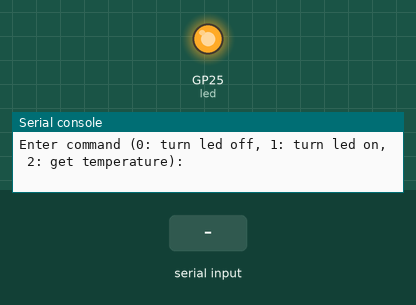
This program was run on a simulated Raspberry Pi Pico running MicroPython. On the bench: output pins drawn as LEDs (lit = HIGH), the last lines printed to the serial console. Inputs (shaded band) come from the test bench.

Above: at 2.2 s.
2.3 s: "0" typed at the serial console, then Enter
At 2.6 s:
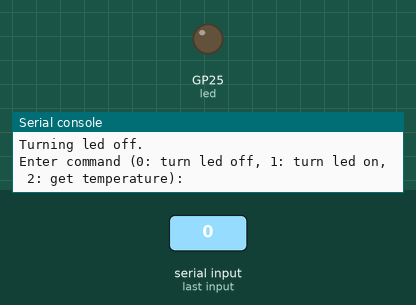
3.8 s: "1" typed at the serial console, then Enter
At 4.9 s:
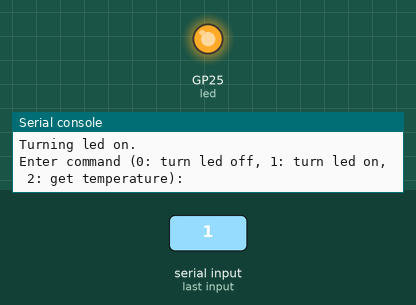
Timing chart, 0 to 6.8 s (numbered marks = the images above; inputs shaded):
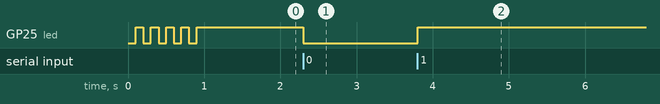

Measured:
- after the input at 2.3 s, GP25 (led): HIGH → LOW at once
- after the input at 3.8 s, GP25 (led): LOW → HIGH at once

The program:

main.py
```python
#!/usr/bin/env python
# -*- coding: utf-8 -*-

"""
Oriëntatie op TI

Voorbeeld voor communicatie met Raspberry Pi Pico. Flash dit bestand
eerst naar de Raspberry Pi Pico. Start dan in de folder serial/PC-serial `main.py` op je laptop/PC.

(c) 2022 Hogeschool Utrecht,
Hagen Patzke (hagen.patzke@hu.nl) en
Tijmen Muller (tijmen.muller@hu.nl)
"""

from machine import Pin, ADC
import time

# Use on-board led
led = Pin(25, Pin.OUT)

# Configure ADC for reading the internal temperature sensor
adc = ADC(4)  # ADC channel 4 is connected to the internal temperature sensor


# Function to read temperature from the internal sensor
def read_temperature():
    temperature_voltage = adc.read_u16() * (3.3 / 65535.0)
    temperature = 27 - (temperature_voltage - 0.706) / 0.001721
    return temperature


# Blink the led to confirm successful flashing
for _ in range(5):
    led(0)
    time.sleep(.1)
    led(1)
    time.sleep(.1)

# Wait for data from the connection
while True:
    data = input("Enter command (0: turn led off, 1: turn led on, 2: get temperature): ")

    print("Received '" + data + "'.")
    if data == '0':
        print("Turning led off.")
        led(0)
    elif data == '1':
        print("Turning led on.")
        led(1)
    elif data == '2':
        # Read and print temperature
        temperature = read_temperature()
        print("Temperature: {:.2f} °C".format(temperature))
    else:
        print("Unknown command.")
```
